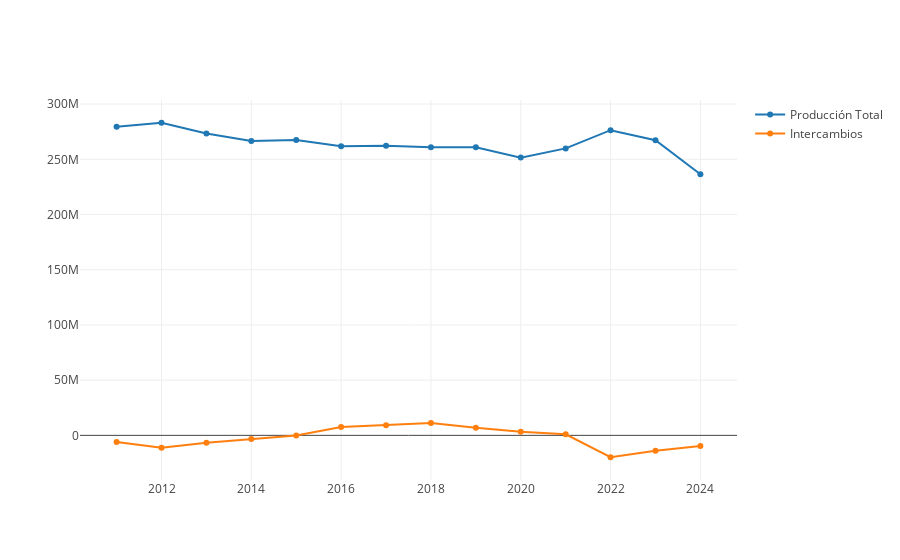

The notebook cell this image was saved under:
### Code cell
def AnalisisCrecimientoProduccion(dataFrameBalance: DataFrame): Unit = {
    val produccionTotalAnual = dataFrameBalance
        .filter(col("Familia") !== "Demanda") // Excluir filas con "Demanda"
        .filter(col("Compuesto") === false)    // Filtrar las fuentes no compuestas
        .filter(date_format(col("FechaCompleta"), "yyyy") =!= "2010")  // Excluir el año 2010
        .groupBy(date_format(col("FechaCompleta"), "yyyy").as("Año"))  // Agrupar por año
        .agg(sum("Valor").as("ValorTotal"))     // Calcular la suma de la producción por año
        .orderBy("Año")                        // Ordenar por año

    val saldoIntercambiosAnual = dataFrameBalance // Excluir filas con "Demanda"
        .filter(col("Tipo") === "Saldo I. internacionales")    // Filtrar las fuentes no compuestas
        .filter(date_format(col("FechaCompleta"), "yyyy") =!= "2010")  // Excluir el año 2010
        .groupBy(date_format(col("FechaCompleta"), "yyyy").as("Año"))  // Agrupar por año
        .agg(sum("Valor").as("ValorTotal"))     // Calcular la suma de la producción por año
        .orderBy("Año")                        // Ordenar por año

    // Obtener las fechas y valores de la producción anual
    val fechas = produccionTotalAnual.select("Año").as[String].collect.toSeq
    val valorProduccion = produccionTotalAnual.select("ValorTotal").as[Double].collect.toSeq
    val valorIntercambios = saldoIntercambiosAnual.select("ValorTotal").as[Double].collect.toSeq
    // Crear la traza para el gráfico
    val produccion = Scatter(fechas, valorProduccion, name = "Producción Total")
    val intercambios = Scatter(fechas, valorIntercambios, name = "Intercambios")
    val data = Seq(produccion, intercambios)
    plot(data)
}



AnalisisCrecimientoProduccion(dataFrameBalance)

### Figure 1 — Plotly figure (JSON) as saved in the notebook; plotly's stock layout.template omitted (floating-point values rounded to 4 significant figures)
{"data": [{"name": "Producción Total", "type": "scatter", "x": ["2011", "2012", "2013", "2014", "2015", "2016", "2017", "2018", "2019", "2020", "2021", "2022", "2023", "2024"], "y": [279400000.0, 283100000.0, 273300000.0, 266500000.0, 267400000.0, 261900000.0, 262300000.0, 260900000.0, 260900000.0, 251500000.0, 259900000.0, 276400000.0, 267200000.0, 236400000.0]}, {"name": "Intercambios", "type": "scatter", "x": ["2011", "2012", "2013", "2014", "2015", "2016", "2017", "2018", "2019", "2020", "2021", "2022", "2023", "2024"], "y": [-6098000.0, -11180000.0, -6751000.0, -3386000.0, -119700.0, 7663000.0, 9123000.0, 11170000.0, 6822000.0, 3200000.0, 955300.0, -19810000.0, -13990000.0, -9647000.0]}], "layout": {"autosize": true, "xaxis": {"autorange": true, "range": [2010.0, 2025.0], "type": "linear"}, "yaxis": {"autorange": true, "range": [-42000000.0, 305300000.0], "type": "linear"}}}
